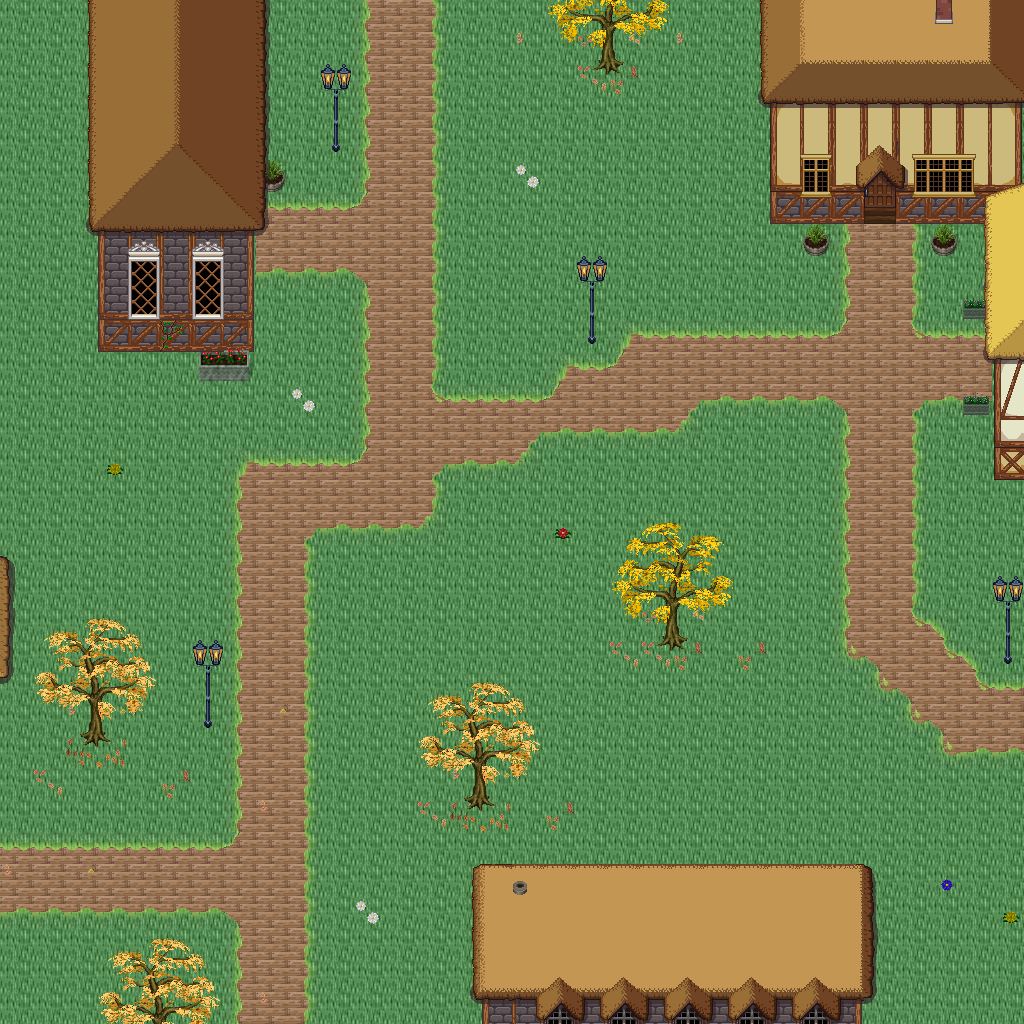

The image is a tile-based game level rendered from a .tmx file. Its description and source (layers, tilesets, objects; grid data summarised) follow:
An orthogonal 32x32 tile map with 32x32 px tiles, 5 tile layers (Ground, Objects, Objects2, Above, ...), 1 hidden layer not drawn, 42 tilesets.

<map version="1.10" tiledversion="1.11.0" orientation="orthogonal" renderorder="right-down" width="32" height="32" tilewidth="32" tileheight="32" infinite="0" nextlayerid="11" nextobjectid="1">
 <tileset firstgid="1" name="logic_collision" tilewidth="32" tileheight="32" tilecount="1" columns="1">
  <image source="../drawable/logic_collision.png" width="32" height="32" />
 </tileset>
 <tileset firstgid="2" name="ground_ground" tilewidth="32" tileheight="32" tilecount="33" columns="3">
  <image source="../drawable/ground_ground.png" width="96" height="352" />
 </tileset>
 <tileset firstgid="35" name="building_castle" tilewidth="32" tileheight="32" tilecount="320" columns="20">
  <image source="../drawable/building_castle.png" width="640" height="512" />
 </tileset>
 <tileset firstgid="355" name="item_weapon_cannon" tilewidth="32" tileheight="32" tilecount="12" columns="3">
  <image source="../drawable/item_weapon_cannon.png" width="96" height="128" />
 </tileset>
 <tileset firstgid="367" name="item_pot_barrels_1" tilewidth="32" tileheight="32" tilecount="8" columns="4">
  <image source="../drawable/item_pot_barrels_1.png" width="128" height="64" />
 </tileset>
 <tileset firstgid="375" name="ground_water_pool" tilewidth="32" tileheight="32" tilecount="72" columns="3">
  <image source="../drawable/ground_water_pool.png" width="96" height="768" />
 </tileset>
 <tileset firstgid="447" name="ground_earth_edges" tilewidth="32" tileheight="32" tilecount="18" columns="6">
  <image source="../drawable/ground_earth_edges.png" width="192" height="96" />
 </tileset>
 <tileset firstgid="465" name="ground_grass_edges" tilewidth="32" tileheight="32" tilecount="36" columns="12">
  <image source="../drawable/ground_grass_edges.png" width="384" height="96" />
 </tileset>
 <tileset firstgid="501" name="ground_grass_corners" tilewidth="32" tileheight="32" tilecount="24" columns="6">
  <image source="../drawable/ground_grass_corners.png" width="192" height="128" />
 </tileset>
 <tileset firstgid="525" name="plant_tree_tree_darkgreen" tilewidth="32" tileheight="32" tilecount="88" columns="8">
  <image source="../drawable/plant_tree_tree_darkgreen.png" width="256" height="352" />
 </tileset>
 <tileset firstgid="613" name="plant_stump_stump_vertical" tilewidth="32" tileheight="32" tilecount="1" columns="1">
  <image source="../drawable/plant_stump_stump_vertical.png" width="32" height="32" />
 </tileset>
 <tileset firstgid="614" name="building_decoration_pool" tilewidth="32" tileheight="32" tilecount="9" columns="3">
  <image source="../drawable/building_decoration_pool.png" width="96" height="96" />
 </tileset>
 <tileset firstgid="623" name="plant_vine" tilewidth="32" tileheight="32" tilecount="3" columns="1">
  <image source="../drawable/plant_vine.png" width="32" height="96" />
 </tileset>
 <tileset firstgid="626" name="plant_flower_leafy_daisy_red" tilewidth="32" tileheight="32" tilecount="8" columns="2">
  <image source="../drawable/plant_flower_leafy_daisy_red.png" width="64" height="128" />
 </tileset>
 <tileset firstgid="634" name="plant_flower_daisy_blue" tilewidth="32" tileheight="32" tilecount="8" columns="2">
  <image source="../drawable/plant_flower_daisy_blue.png" width="64" height="128" />
 </tileset>
 <tileset firstgid="642" name="plant_flower_daisy_white" tilewidth="32" tileheight="32" tilecount="8" columns="2">
  <image source="../drawable/plant_flower_daisy_white.png" width="64" height="128" />
 </tileset>
 <tileset firstgid="650" name="plant_flower_leafy_daisy_yellow" tilewidth="32" tileheight="32" tilecount="8" columns="2">
  <image source="../drawable/plant_flower_leafy_daisy_yellow.png" width="64" height="128" />
 </tileset>
 <tileset firstgid="658" name="plant_flower_foxgloves" tilewidth="32" tileheight="32" tilecount="4" columns="2">
  <image source="../drawable/plant_flower_foxgloves.png" width="64" height="64" />
 </tileset>
 <tileset firstgid="662" name="plant_tree_locust_tree" tilewidth="32" tileheight="32" tilecount="20" columns="4">
  <image source="../drawable/plant_tree_locust_tree.png" width="128" height="160" />
 </tileset>
 <tileset firstgid="682" name="furniture_chair_bench_iron" tilewidth="32" tileheight="32" tilecount="4" columns="2">
  <image source="../drawable/furniture_chair_bench_iron.png" width="64" height="64" />
 </tileset>
 <tileset firstgid="686" name="item_statue_seahorse" tilewidth="32" tileheight="32" tilecount="12" columns="4">
  <image source="../drawable/item_statue_seahorse.png" width="128" height="96" />
 </tileset>
 <tileset firstgid="698" name="building_decoration_chimney_brown_stacks" tilewidth="32" tileheight="32" tilecount="2" columns="1">
  <image source="../drawable/building_decoration_chimney_brown_stacks.png" width="32" height="64" />
 </tileset>
 <tileset firstgid="700" name="plant_flower_small_flower_bed_2" tilewidth="32" tileheight="32" tilecount="12" columns="3">
  <image source="../drawable/plant_flower_small_flower_bed_2.png" width="96" height="128" />
 </tileset>
 <tileset firstgid="712" name="plant_flower_flower_bed_1" tilewidth="32" tileheight="32" tilecount="35" columns="7">
  <image source="../drawable/plant_flower_flower_bed_1.png" width="224" height="160" />
 </tileset>
 <tileset firstgid="747" name="plant_flower_pointed_yellow" tilewidth="32" tileheight="32" tilecount="2" columns="2">
  <image source="../drawable/plant_flower_pointed_yellow.png" width="64" height="32" />
 </tileset>
 <tileset firstgid="749" name="plant_flower_red_white" tilewidth="32" tileheight="32" tilecount="16" columns="4">
  <image source="../drawable/plant_flower_red_white.png" width="128" height="128" />
 </tileset>
 <tileset firstgid="765" name="building_decoration_chimney" tilewidth="32" tileheight="32" tilecount="2" columns="1">
  <image source="../drawable/building_decoration_chimney.png" width="32" height="64" />
 </tileset>
 <tileset firstgid="767" name="furniture_light_lamp_blue" tilewidth="32" tileheight="32" tilecount="3" columns="1">
  <image source="../drawable/furniture_light_lamp_blue.png" width="32" height="96" />
 </tileset>
 <tileset firstgid="770" name="light_dim_light_7x5" tilewidth="32" tileheight="32" tilecount="35" columns="7">
  <image source="../drawable/light_dim_light_7x5.png" width="224" height="160" />
 </tileset>
 <tileset firstgid="805" name="plant_tree_fall_trees" tilewidth="32" tileheight="32" tilecount="40" columns="8">
  <image source="../drawable/plant_tree_fall_trees.png" width="256" height="160" />
 </tileset>
 <tileset firstgid="845" name="logic_item_resources" tilewidth="32" tileheight="32" tilecount="6" columns="6">
  <image source="../drawable/logic_item_resources.png" width="192" height="32" />
 </tileset>
 <tileset firstgid="851" name="logic_item_mushroom" tilewidth="32" tileheight="32" tilecount="6" columns="6">
  <image source="../drawable/logic_item_mushroom.png" width="192" height="32" />
 </tileset>
 <tileset firstgid="857" name="logic_creature_animal" tilewidth="32" tileheight="32" tilecount="32" columns="8">
  <image source="../drawable/logic_creature_animal.png" width="256" height="128" />
 </tileset>
 <tileset firstgid="889" name="plant_leaves" tilewidth="32" tileheight="32" tilecount="8" columns="4">
  <image source="../drawable/plant_leaves.png" width="128" height="64" />
 </tileset>
 <tileset firstgid="897" name="plant_flower_planted_containers" tilewidth="32" tileheight="32" tilecount="16" columns="4">
  <image source="../drawable/plant_flower_planted_containers.png" width="128" height="128" />
 </tileset>
 <tileset firstgid="913" name="building_decoration_banner" tilewidth="32" tileheight="32" tilecount="12" columns="1">
  <image source="../drawable/building_decoration_banner.png" width="32" height="384" />
 </tileset>
 <tileset firstgid="925" name="building_cottage" tilewidth="32" tileheight="32" tilecount="256" columns="16">
  <image source="../drawable/building_cottage.png" width="512" height="512" />
 </tileset>
 <tileset firstgid="1181" name="logic_portal" tilewidth="32" tileheight="32" tilecount="24" columns="8">
  <image source="../drawable/logic_portal.png" width="256" height="96" />
 </tileset>
 <tileset firstgid="1205" name="building_door_doors" tilewidth="32" tileheight="32" tilecount="256" columns="16">
  <image source="../drawable/building_door_doors.png" width="512" height="512" />
 </tileset>
 <tileset firstgid="1461" name="building_roof_thatched_roof" tilewidth="32" tileheight="32" tilecount="256" columns="16">
  <image source="../drawable/building_roof_thatched_roof.png" width="512" height="512" />
 </tileset>
 <tileset firstgid="1717" name="building_window_windows" tilewidth="32" tileheight="32" tilecount="256" columns="16">
  <image source="../drawable/building_window_windows.png" width="512" height="512" />
 </tileset>
 <tileset firstgid="1973" name="ground_ground_3" tilewidth="32" tileheight="32" tilecount="5" columns="5">
  <image source="../drawable/ground_ground_3.png" width="160" height="32" />
 </tileset>
 <layer id="1" name="Ground" width="32" height="32">
  <data>[1024 cells, 1024 non-empty, 3 distinct tile ids]</data>
 </layer>
 <layer id="2" name="Objects" width="32" height="32">
  <data>[1024 cells, 246 non-empty, 46 distinct tile ids]</data>
 </layer>
 <layer id="3" name="Objects2" width="32" height="32">
  <data>[1024 cells, 63 non-empty, 32 distinct tile ids]</data>
 </layer>
 <layer id="4" name="Above" width="32" height="32">
  <data>[1024 cells, 257 non-empty, 75 distinct tile ids]</data>
 </layer>
 <layer id="5" name="Above2" width="32" height="32">
  <data>[1024 cells, 22 non-empty, 7 distinct tile ids]</data>
 </layer>
 <layer id="6" name="Walkable" width="32" height="32" visible="0">
  <data>[1024 cells, 159 non-empty, 1 distinct tile ids]</data>
 </layer>
 <objectgroup id="7" name="Mapevents" />
 <objectgroup id="8" name="Spawn" />
 <objectgroup id="9" name="Keys" />
 <objectgroup id="10" name="Replace" />
</map>
